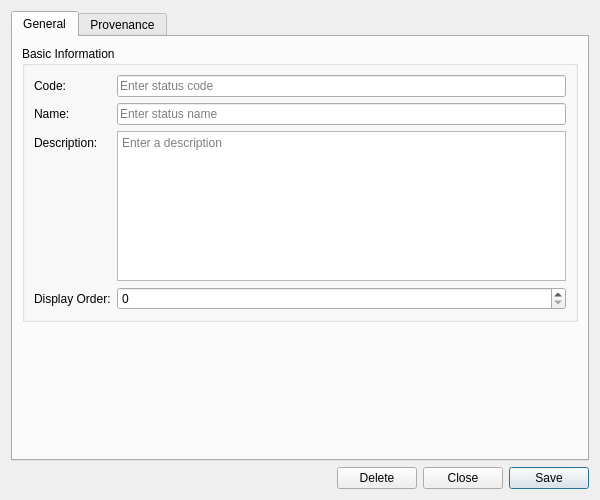
<?xml version="1.0" encoding="UTF-8"?>
<ui version="4.0">
 <class>PartyStatusDetailDialog</class>
 <widget class="QWidget" name="PartyStatusDetailDialog">
  <property name="geometry">
   <rect>
    <x>0</x>
    <y>0</y>
    <width>600</width>
    <height>500</height>
   </rect>
  </property>
  <property name="sizePolicy">
   <sizepolicy hsizetype="Preferred" vsizetype="Preferred">
    <horstretch>0</horstretch>
    <verstretch>0</verstretch>
   </sizepolicy>
  </property>
  <property name="minimumSize">
   <size>
    <width>600</width>
    <height>500</height>
   </size>
  </property>
  <property name="windowTitle">
   <string>Party Status Details</string>
  </property>
  <layout class="QVBoxLayout" name="verticalLayout">
   <item>
    <widget class="QTabWidget" name="tabWidget">
     <property name="currentIndex"><number>0</number></property>
     <widget class="QWidget" name="generalTab">
      <attribute name="title"><string>General</string></attribute>
      <layout class="QVBoxLayout" name="generalLayout">
       <item>
        <widget class="QGroupBox" name="basicInfoGroup">
         <property name="title">
          <string>Basic Information</string>
         </property>
         <layout class="QFormLayout" name="formLayout">
          <item row="0" column="0">
           <widget class="QLabel" name="labelCode">
            <property name="text">
             <string>Code:</string>
            </property>
           </widget>
          </item>
          <item row="0" column="1">
           <widget class="QLineEdit" name="codeEdit">
            <property name="placeholderText">
             <string>Enter status code</string>
            </property>
            <property name="readOnly">
             <bool>true</bool>
            </property>
           </widget>
          </item>
          <item row="1" column="0">
           <widget class="QLabel" name="labelName">
            <property name="text">
             <string>Name:</string>
            </property>
           </widget>
          </item>
          <item row="1" column="1">
           <widget class="QLineEdit" name="nameEdit">
            <property name="placeholderText">
             <string>Enter status name</string>
            </property>
           </widget>
          </item>
          <item row="2" column="0">
           <widget class="QLabel" name="labelDescription">
            <property name="text">
             <string>Description:</string>
            </property>
           </widget>
          </item>
          <item row="2" column="1">
           <widget class="QPlainTextEdit" name="descriptionEdit">
            <property name="minimumSize">
             <size>
              <width>0</width>
              <height>80</height>
             </size>
            </property>
            <property name="maximumSize">
             <size>
              <width>16777215</width>
              <height>150</height>
             </size>
            </property>
            <property name="placeholderText">
             <string>Enter a description</string>
            </property>
           </widget>
          </item>
          <item row="3" column="0">
           <widget class="QLabel" name="labelDisplayOrder">
            <property name="text">
             <string>Display Order:</string>
            </property>
           </widget>
          </item>
          <item row="3" column="1">
           <widget class="QSpinBox" name="displayOrderEdit">
            <property name="minimum">
             <number>0</number>
            </property>
            <property name="maximum">
             <number>9999</number>
            </property>
           </widget>
          </item>
         </layout>
        </widget>
       </item>
       <item>
        <spacer name="verticalSpacer">
         <property name="orientation">
          <enum>Qt::Vertical</enum>
         </property>
         <property name="sizeHint" stdset="0">
          <size>
           <width>20</width>
           <height>40</height>
          </size>
         </property>
        </spacer>
       </item>
      </layout>
     </widget>
     <widget class="QWidget" name="provenanceTab">
      <attribute name="title"><string>Provenance</string></attribute>
      <layout class="QVBoxLayout" name="provenanceTabLayout">
       <item>
        <widget class="ores::qt::ProvenanceWidget" name="provenanceWidget" native="true"/>
       </item>
      </layout>
     </widget>
    </widget>
   </item>
   <item>
    <layout class="QHBoxLayout" name="buttonLayout">
     <item>
      <spacer name="horizontalSpacer">
       <property name="orientation">
        <enum>Qt::Horizontal</enum>
       </property>
       <property name="sizeHint" stdset="0">
        <size>
         <width>40</width>
         <height>20</height>
        </size>
       </property>
      </spacer>
     </item>
     <item>
      <widget class="QPushButton" name="deleteButton">
       <property name="text">
        <string>Delete</string>
       </property>
      </widget>
     </item>
     <item>
      <widget class="QPushButton" name="closeButton">
       <property name="text">
        <string>Close</string>
       </property>
      </widget>
     </item>
     <item>
      <widget class="QPushButton" name="saveButton">
       <property name="text">
        <string>Save</string>
       </property>
       <property name="default">
        <bool>true</bool>
       </property>
      </widget>
     </item>
    </layout>
   </item>
  </layout>
 </widget>
 <customwidgets>
  <customwidget>
   <class>ores::qt::ProvenanceWidget</class>
   <extends>QWidget</extends>
   <header>ores.qt/ProvenanceWidget.hpp</header>
  </customwidget>
 </customwidgets>
 <resources/>
 <connections/>
</ui>
